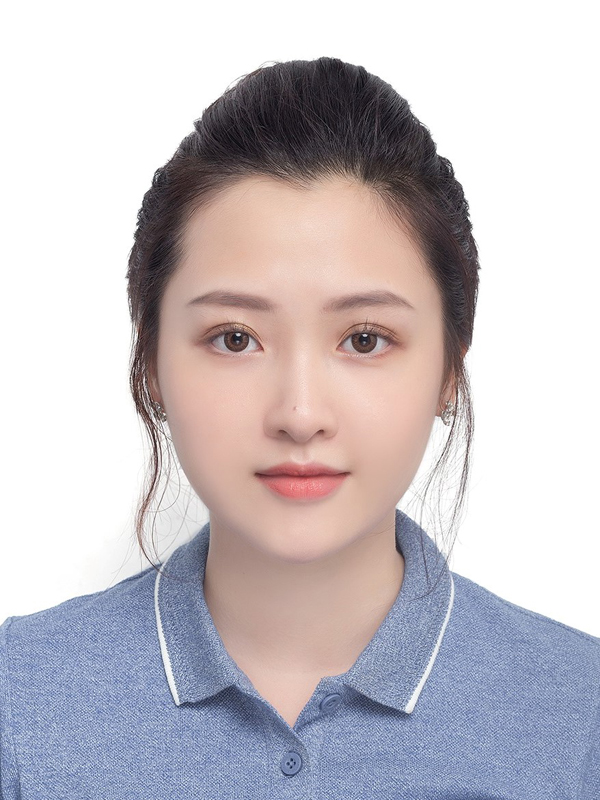
#> input picture tuan02/img/7.png, 600 x 800 px
$ python bai04.py   (older library calls are emulated)
#> lines starting #> are read from the running program, lines starting #| are printed output that depends on the picture
# Do bien canny
import numpy as np
import cv2


# phuong thuc do bien theo canny - chi de in ra ket qua

# weak_th & strong_th la nguong dung de phan nguong buoc le
def Canny_detector(img, weak_th=None, strong_th=None):
    # Noise reduction step
    img = cv2.GaussianBlur(img, (5, 5), 1.4)

    # Calculating the gradients
    gx = cv2.Sobel(np.float32(img), cv2.CV_64F, 1, 0, 3)
    gy = cv2.Sobel(np.float32(img), cv2.CV_64F, 0, 1, 3)

    # Conversion of Cartesian coordinates to polar
    # mag, ang = cv2.cartToPolar(gx, gy, angleInDegrees = True)

    mag = np.sqrt(gx ** 2 + gy ** 2)
    ang = np.arctan2(gy, gx)

    # setting the minimum and maximum thresholds
    # for double thresholding
    mag_max = np.max(mag)
    if not weak_th: weak_th = mag_max * 0.1
    if not strong_th: strong_th = mag_max * 0.5

    # getting the dimensions of the input image
    height, width = img.shape

    # Looping through every pixel of the grayscale
    # image
    for i_x in range(width):
        for i_y in range(height):

            grad_ang = ang[i_y, i_x]
            grad_ang = abs(grad_ang - 180) if abs(grad_ang) > 180 else abs(grad_ang)

            # selecting the neighbours of the target pixel
            # according to the gradient direction
            # In the x axis direction
            if grad_ang <= 22.5:
                neighb_1_x, neighb_1_y = i_x - 1, i_y
                neighb_2_x, neighb_2_y = i_x + 1, i_y

            # top right (diagonal-1) direction
            elif grad_ang > 22.5 and grad_ang <= (22.5 + 45):
                neighb_1_x, neighb_1_y = i_x - 1, i_y - 1
                neighb_2_x, neighb_2_y = i_x + 1, i_y + 1

            # In y-axis direction
            elif grad_ang > (22.5 + 45) and grad_ang <= (22.5 + 90):
                neighb_1_x, neighb_1_y = i_x, i_y - 1
                neighb_2_x, neighb_2_y = i_x, i_y + 1

            # top left (diagonal-2) direction
            elif grad_ang > (22.5 + 90) and grad_ang <= (22.5 + 135):
                neighb_1_x, neighb_1_y = i_x - 1, i_y + 1
                neighb_2_x, neighb_2_y = i_x + 1, i_y - 1

            # Now it restarts the cycle
            elif grad_ang > (22.5 + 135) and grad_ang <= (22.5 + 180):
                neighb_1_x, neighb_1_y = i_x - 1, i_y
                neighb_2_x, neighb_2_y = i_x + 1, i_y

            # Non-maximum suppression step
            if width > neighb_1_x >= 0 and height > neighb_1_y >= 0:
                if mag[i_y, i_x] < mag[neighb_1_y, neighb_1_x]:
                    mag[i_y, i_x] = 0
                    continue

            if width > neighb_2_x >= 0 and height > neighb_2_y >= 0:
                if mag[i_y, i_x] < mag[neighb_2_y, neighb_2_x]:
                    mag[i_y, i_x] = 0

    ids = np.zeros_like(img)

    # double thresholding step
    for i_x in range(width):
        for i_y in range(height):

            grad_mag = mag[i_y, i_x]

            if grad_mag < weak_th:
                mag[i_y, i_x] = 0
            elif strong_th > grad_mag >= weak_th:
                ids[i_y, i_x] = 1
            else:
                ids[i_y, i_x] = 2

    # finally returning the magnitude of
    # gradients of edges
    return mag


frame = cv2.imread('../img/7.png')
#> frame is the input picture: shape (800, 600, 3); mean B, G, R 197.1, 192.1, 198.2

# calling the designed function for
# finding edges

# conversion of image to grayscale
img = cv2.cvtColor(frame, cv2.COLOR_BGR2GRAY)
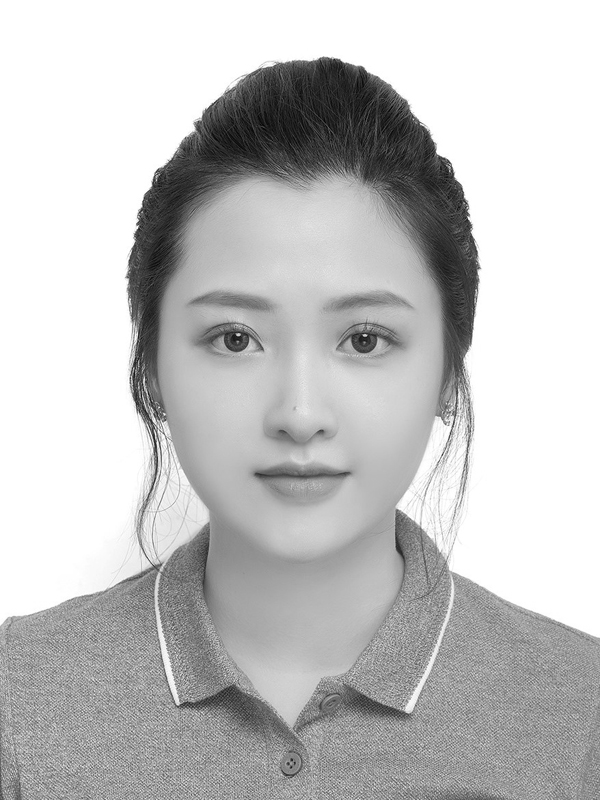
#> img: shape (800, 600); min 2, max 255, mean 194.5

canny_img = Canny_detector(img)
#> in Canny_detector, `gx = cv2.Sobel(np.float32(img), cv2.CV_64F, 1, 0, 3)`:
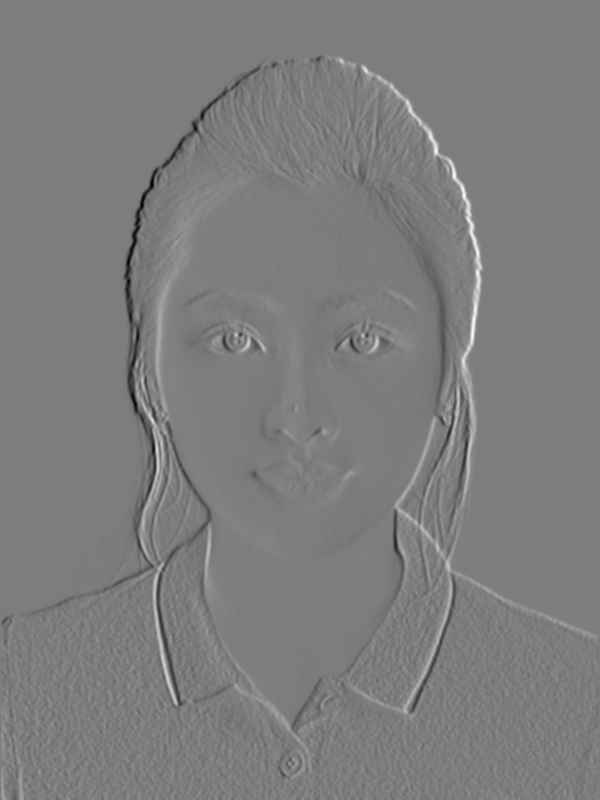
#> gx: shape (800, 600) float64; min -387, max 401, mean 0; drawn with min black and max white
#> in Canny_detector, `gy = cv2.Sobel(np.float32(img), cv2.CV_64F, 0, 1, 3)`:
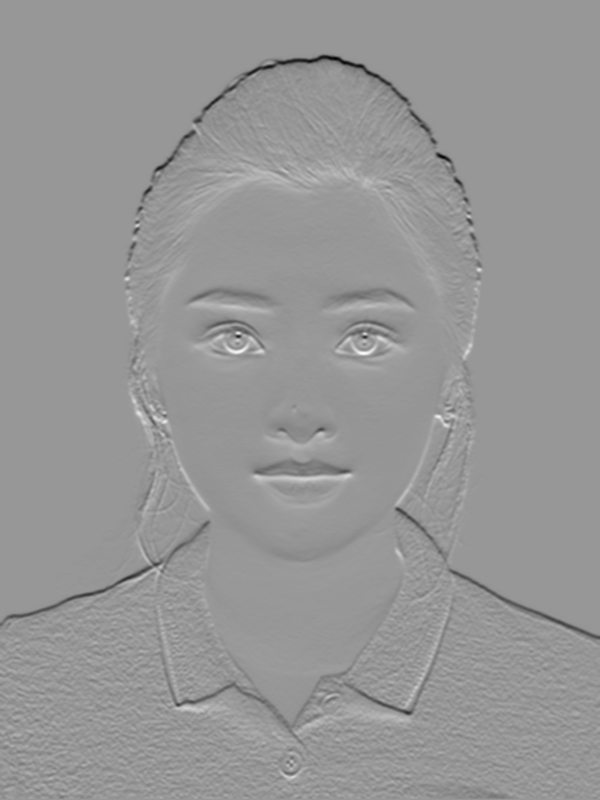
#> gy: shape (800, 600) float64; min -382, max 263, mean -1.1; drawn with min black and max white
#> in Canny_detector, `ang = np.arctan2(gy, gx)`:
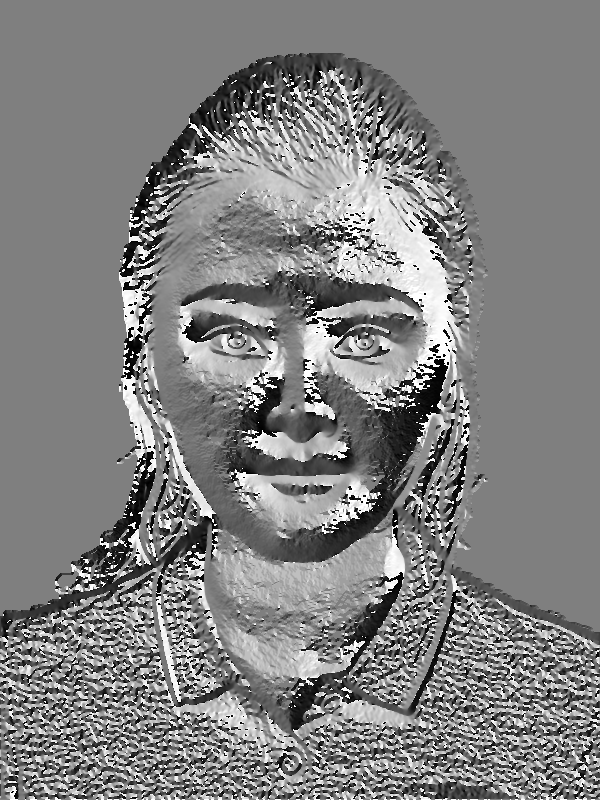
#> ang: shape (800, 600) float64; min -3.14, max 3.14, mean 0.0524; drawn with min black and max white
#> in Canny_detector, `mag_max = np.max(mag)`: mag_max = 409
#> in Canny_detector, `if not weak_th: weak_th = mag_max * 0.1`: weak_th = 40.9
#> in Canny_detector, `if not strong_th: strong_th = mag_max * 0.5`: strong_th = 204.5
#> after the loop in Canny_detector, `for i_x in range(width):`:
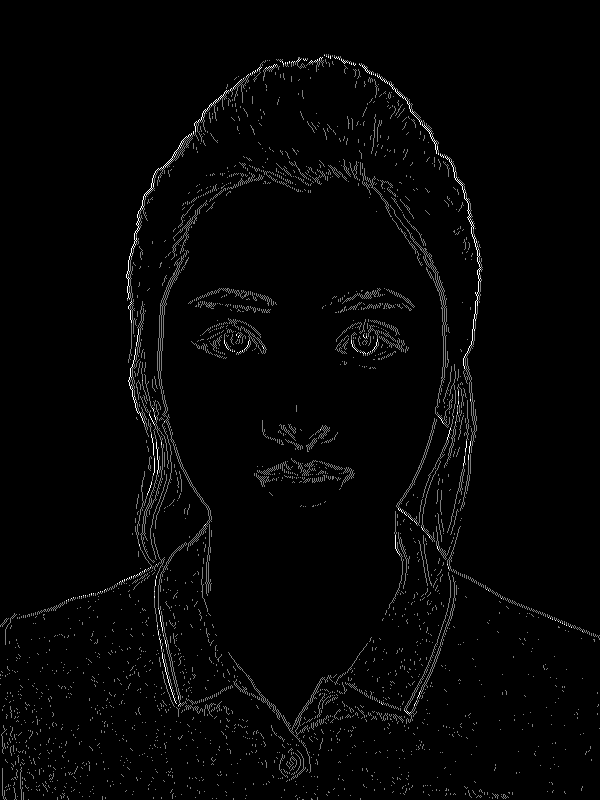
#> ids: shape (800, 600); min 0, max 2, mean 0.0395; drawn with min black and max white
#> after the loop in Canny_detector, `for i_x in range(width):`:
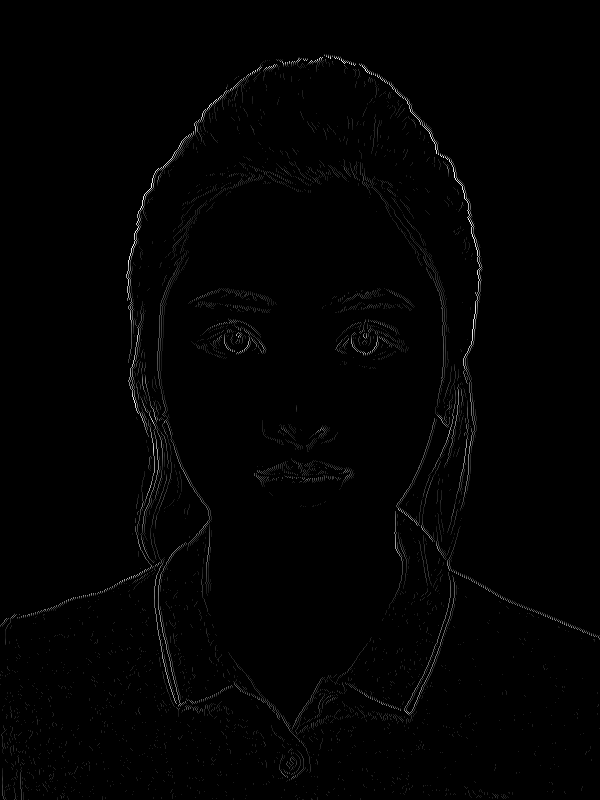
#> mag: shape (800, 600) float64; min 0, max 409, mean 3.5; drawn with min black and max white

# Displaying the input and output image
cv2.imshow('frame', frame)
cv2.imshow('Canny_img', canny_img)
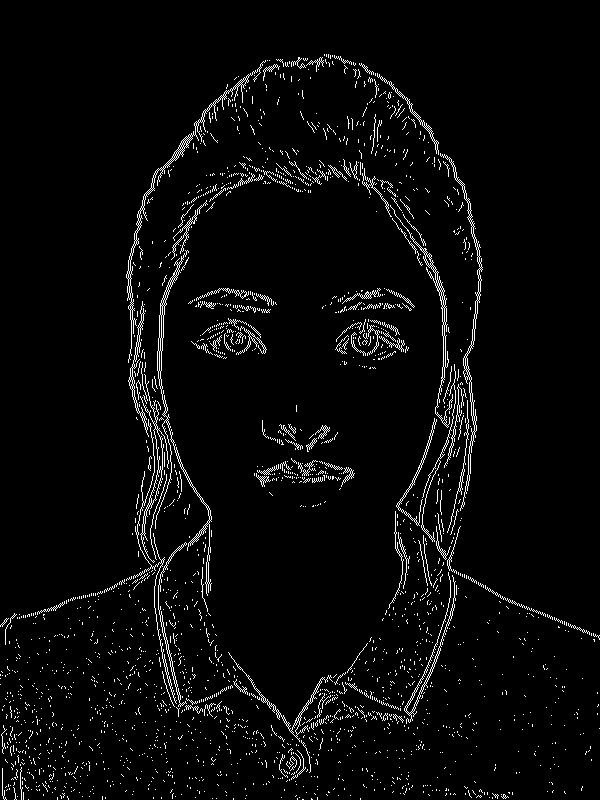
#> window 'Canny_img': shape (800, 600); 3.6% white in thin lines or dots
cv2.waitKey(0);
cv2.destroyAllWindows();

$ run again, with tuan02/img/10.png copied over tuan02/img/7.png
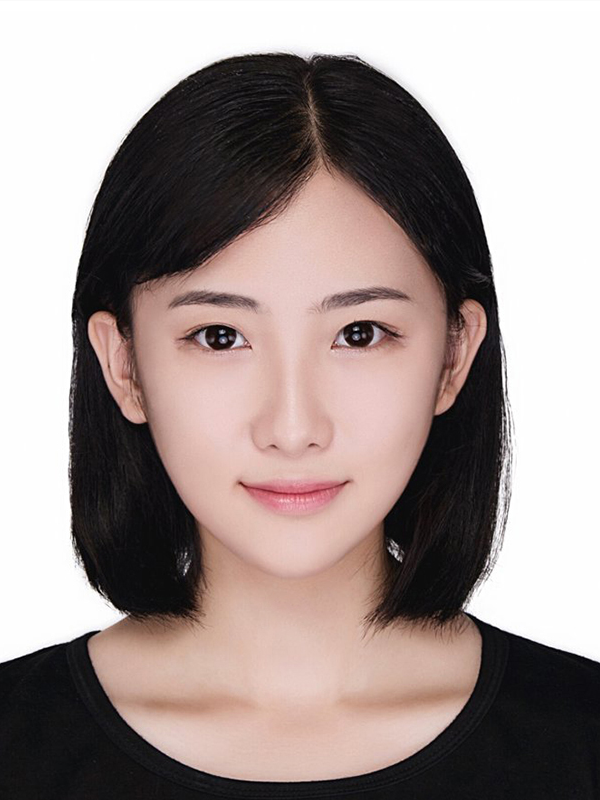
#> input picture tuan02/img/10.png, 600 x 800 px
#> frame is the input picture: shape (800, 600, 3); mean B, G, R 144.6, 147.4, 160.7
#> in Canny_detector, `ang = np.arctan2(gy, gx)`:
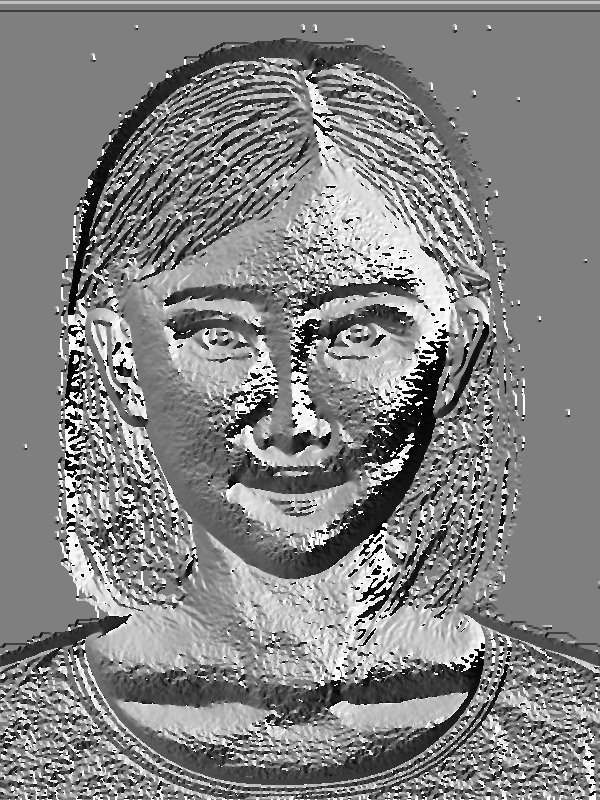
#> ang: shape (800, 600) float64; min -3.14, max 3.14, mean 0.0995; drawn with min black and max white
#> mag_max = 533.4
#> weak_th = 53.34
#> strong_th = 266.7
#> `cv2.imshow('Canny_img', canny_img)`:
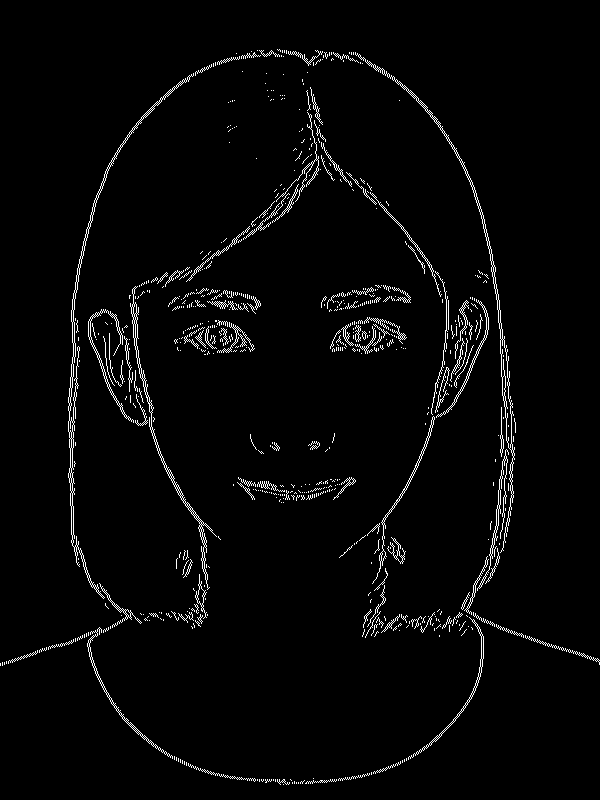
#> window 'Canny_img': shape (800, 600); 2.6% white in thin lines or dots

$ run again, with tuan02/img/11.png copied over tuan02/img/7.png
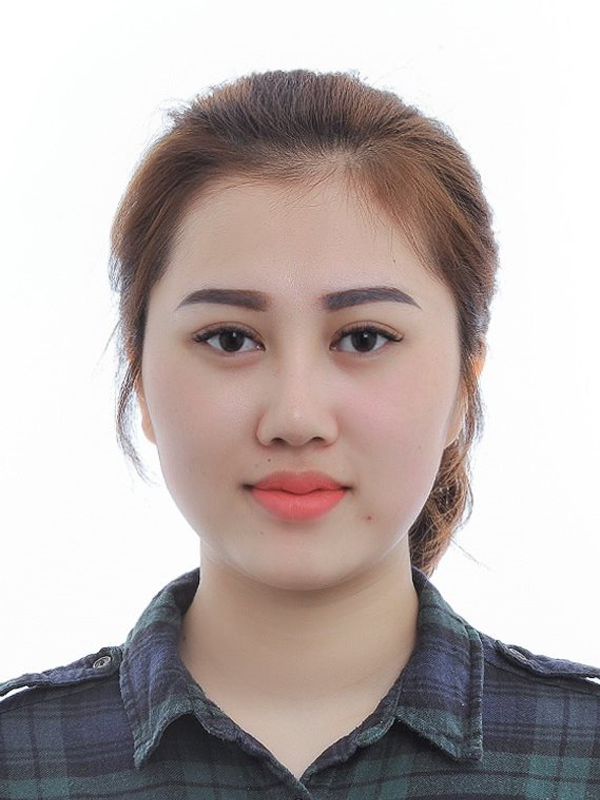
#> input picture tuan02/img/11.png, 600 x 800 px
#> frame is the input picture: shape (800, 600, 3); mean B, G, R 174.1, 176.1, 186.4
#> in Canny_detector, `ang = np.arctan2(gy, gx)`:
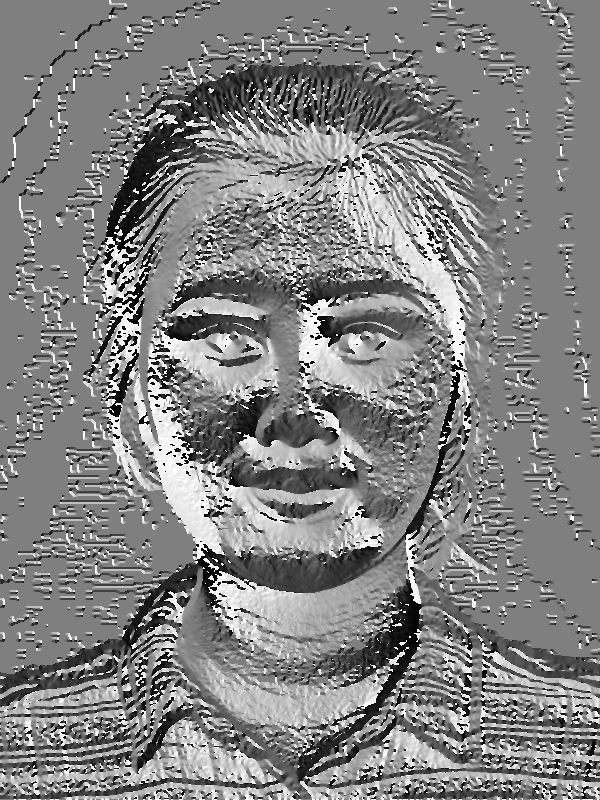
#> ang: shape (800, 600) float64; min -3.14, max 3.14, mean 0.0842; drawn with min black and max white
#> mag_max = 454.9
#> weak_th = 45.49
#> strong_th = 227.5
#> `cv2.imshow('Canny_img', canny_img)`:
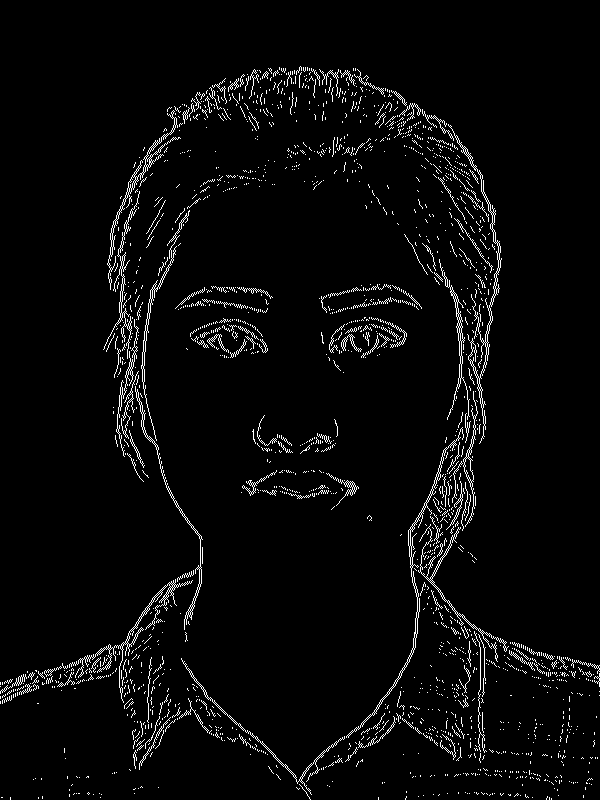
#> window 'Canny_img': shape (800, 600); 3.5% white in thin lines or dots

$ run again, with tuan02/img/8.png copied over tuan02/img/7.png
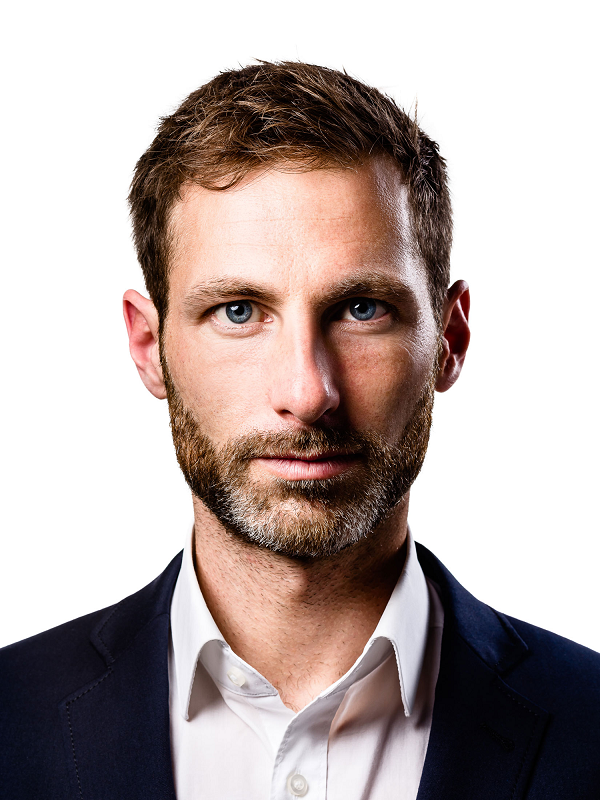
#> input picture tuan02/img/8.png, 600 x 800 px
#> frame is the input picture: shape (800, 600, 3); mean B, G, R 166.3, 169.1, 182.1
#> mag_max = 561.7
#> weak_th = 56.17
#> strong_th = 280.8
#> `cv2.imshow('Canny_img', canny_img)`:
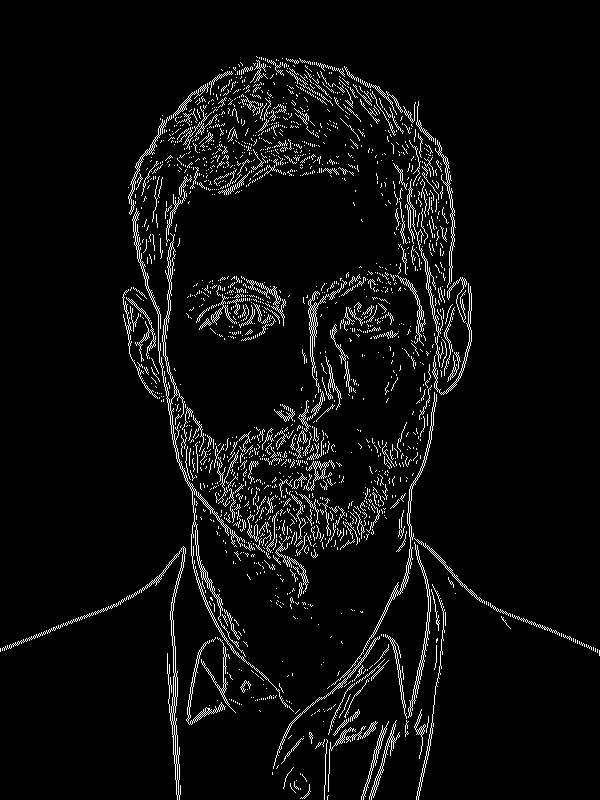
#> window 'Canny_img': shape (800, 600); 4.9% white in thin lines or dots
